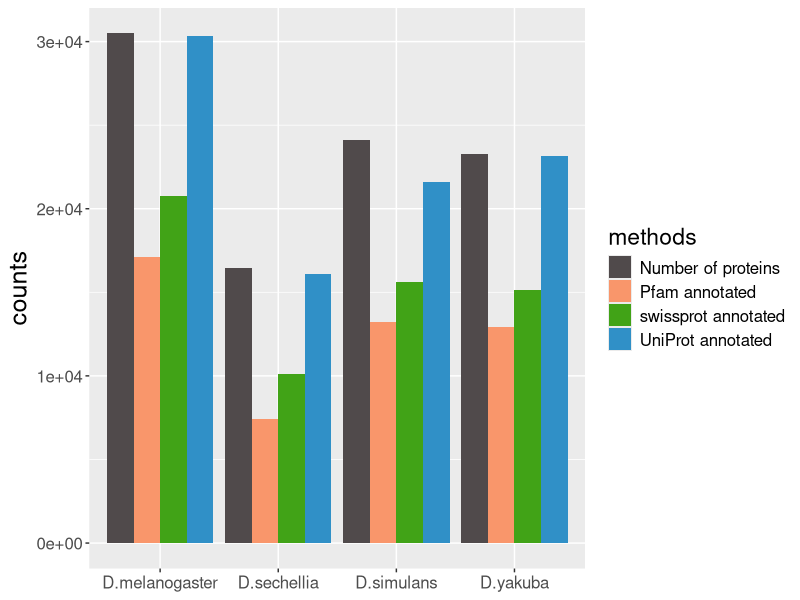
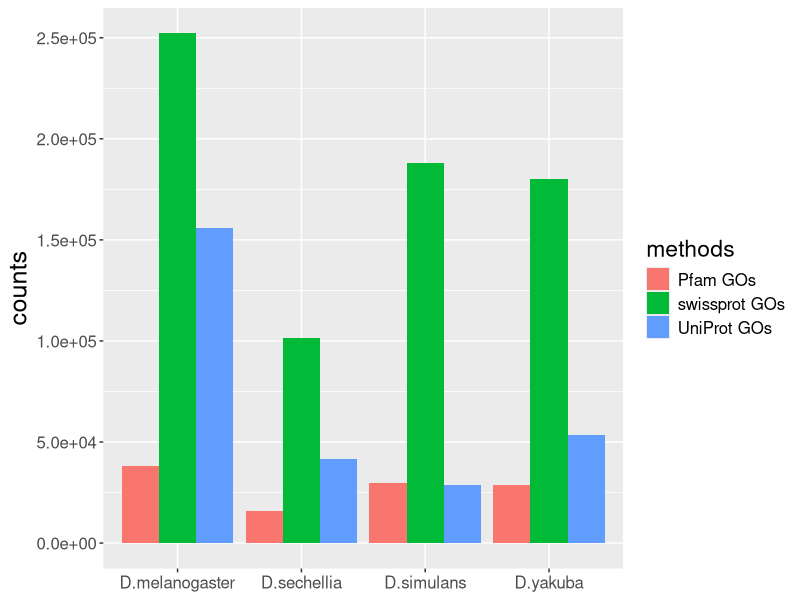
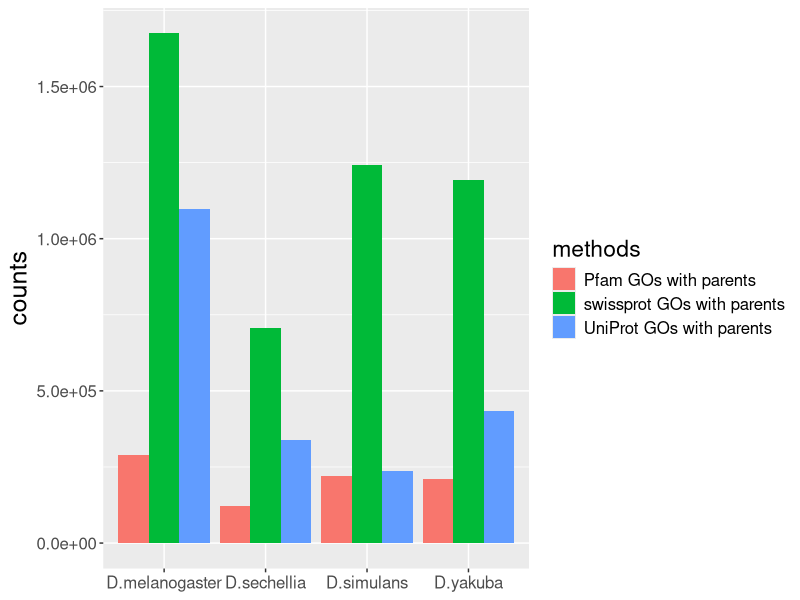
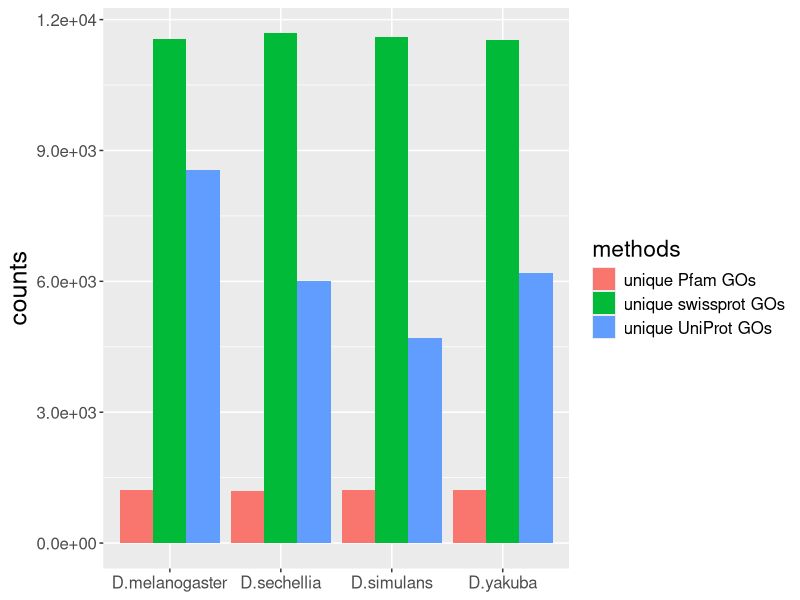
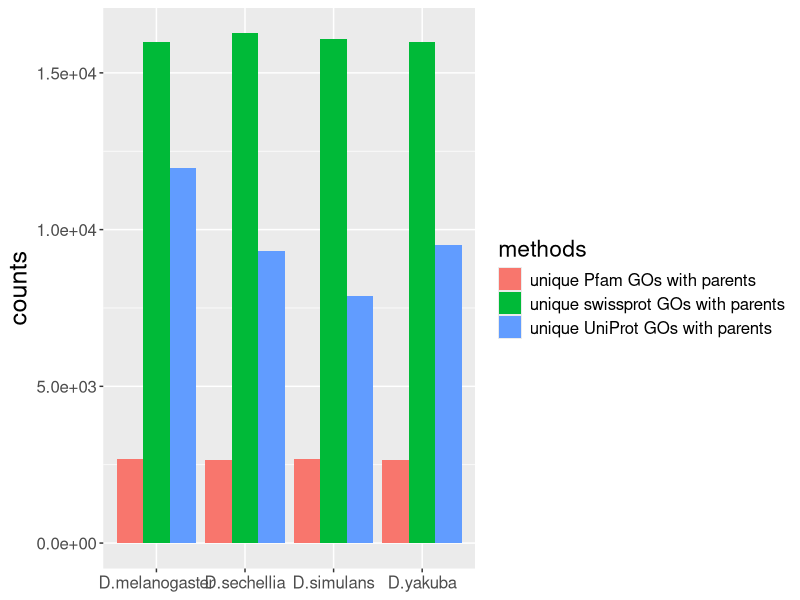

Recreate these plots in R, in order.
library(tidyverse)


methods <- c("Number of proteins", "swissprot annotated",  "Pfam annotated",  "UniProt annotated") 
species <- c(rep("D.melanogaster" , length(methods)) , rep("D.simulans" , length(methods)) , rep("D.sechellia" , length(methods)) , rep("D.yakuba" , length(methods)) )
counts <- c(30507, 20733, 17085, 30336, 24119, 15644, 13249, 21618, 16469, 10123, 7438, 16125, 23304, 15116, 12947, 23152)


data =data.frame(species,methods,counts)

ggplot(data, aes(fill=methods, y=counts, x=species)) + 
  geom_bar(position="dodge", stat="identity")+
  scale_fill_manual(values=c("#504A4B",  "#F9966B", "#41A317","#3090C7" )) + 
  scale_y_continuous(labels = function(x) format(x, scientific = TRUE)) +
  theme(legend.text = element_text(size = rel(1.1)),
        axis.title.y = element_text(size = rel(1.1)),
        axis.title.x = element_blank(),
        title = element_text(size=rel(1.5)),
        axis.text = element_text(size = rel(1.1)))



methods <- c("swissprot GOs", "Pfam GOs", "UniProt GOs")
species <- c(rep("D.melanogaster" , length(methods)) , rep("D.simulans" , length(methods)) , rep("D.sechellia" , length(methods)) , rep("D.yakuba" , length(methods)) )
counts <- c(252302, 37909, 155997, 188280, 29505, 28819, 101537, 16016, 41729, 180048, 28522, 53657)

data =data.frame(species,methods,counts)

ggplot(data, aes(fill=methods, y=counts, x=species)) + 
  geom_bar(position="dodge", stat="identity") +
  scale_y_continuous(labels = function(x) format(x, scientific = TRUE)) +
  theme(legend.text = element_text(size = rel(1.1)),
        axis.title.y = element_text(size = rel(1.1)),
        axis.title.x = element_blank(),
        title = element_text(size=rel(1.5)),
        axis.text = element_text(size = rel(1.1)))



methods <- c("swissprot GOs with parents", "Pfam GOs with parents", "UniProt GOs with parents")
species <- c(rep("D.melanogaster" , length(methods)) , rep("D.simulans" , length(methods)) , rep("D.sechellia" , length(methods)) , rep("D.yakuba" , length(methods)) )
counts <- c(1675537, 289336, 1098409, 1242065, 221015, 235419, 705049, 122431, 337318, 1192227, 211152, 433149)

data=data.frame(species,methods,counts)

ggplot(data, aes(fill=methods, y=counts, x=species)) + 
  geom_bar(position="dodge", stat="identity")+
  scale_y_continuous(labels = function(x) format(x, scientific = TRUE)) +
  theme(legend.text = element_text(size = rel(1.1)),
        axis.title.y = element_text(size = rel(1.1)),
        axis.title.x = element_blank(),
        title = element_text(size=rel(1.5)),
        axis.text = element_text(size = rel(1.1)))


methods <- c("unique swissprot GOs", "unique Pfam GOs", "unique UniProt GOs")
species <- c(rep("D.melanogaster" , length(methods)) , rep("D.simulans" , length(methods)) , rep("D.sechellia" , length(methods)) , rep("D.yakuba" , length(methods)) )
counts <- c(11548, 1217, 8559, 11595, 1213, 4700, 11690, 1192, 6003, 11541, 1205, 6191)

data2=data.frame(species,methods,counts)

ggplot(data2, aes(fill=methods, y=counts, x=species)) + 
  geom_bar(position="dodge", stat="identity") +
  scale_y_continuous(labels = function(x) format(x, scientific = TRUE)) +
  theme(legend.text = element_text(size = rel(1.1)),
        axis.title.y = element_text(size = rel(1.1)),
        axis.title.x = element_blank(),
        title = element_text(size=rel(1.5)),
        axis.text = element_text(size = rel(1.1)))




methods <- c("unique swissprot GOs with parents", "unique Pfam GOs with parents", "unique UniProt GOs with parents")
species <- c(rep("D.melanogaster" , length(methods)) , rep("D.simulans" , length(methods)) , rep("D.sechellia" , length(methods)) , rep("D.yakuba" , length(methods)) )
counts <- c(15993, 2668, 11951, 16091, 2670, 7872, 16269, 2643, 9325, 15977, 2653, 9511)

data2=data.frame(species,methods,counts)

ggplot(data2, aes(fill=methods, y=counts, x=species)) + 
  geom_bar(position="dodge", stat="identity") +
  scale_y_continuous(labels = function(x) format(x, scientific = TRUE)) +
  theme(legend.text = element_text(size = rel(1.1)),
        axis.title.y = element_text(size = rel(1.1)),
        axis.title.x = element_blank(),
        title = element_text(size=rel(1.5)),
        axis.text = element_text(size = rel(1.1)))





#"Swissprot Gos w/o parents", "Swissprot GOs w/ parents", "Swissprot unique GOs w/o parents", "Swissprot unique GOs w/ parents",
#"PFAM GOs w/o parents", "PFAM GOs w/ parents", "PFAM unique GOs w/ parents", "PFAM unique GOs w/o parents",
#"Uniprot total GOs w/ parents", "Uniprot GOs w/o parents", "unique Uniprot GOs w/o parents", "unique Uniprot w/ parents

d.mel.values <- c(30507, 20733, 252302, 1675537, 11548, 15993, 17085, 37909, 289336, 1217, 2668, 0, 155997, 0, 8559, 0)
d.sim.values <- c(24119, 15644, 188280, 1242065, 11595, 16091, 13249, 29505, 221015, 1213, 1670, 0, 28819, 0, 4700, 0)
d.sec.values <- c( 16469, 10123, 101537, 705049, 11690, 16269, 7438, 16016, 122431, 1192, 2643, 0, 41729, 0, 6003, 0)
d.yak.values <- c(23304, 15116, 180048, 1192227, 11541, 15977, 12947, 28522, 211152, 1205, 2653, 0, 53657, 0, 6191, 0)

dmel.norm <- d.mel.values/d.mel.values *100
dsim.norm <- d.sim.values/d.mel.values * 100
dsec.norm <- d.sec.values/d.mel.values * 100
dyak.norm <- d.yak.values/d.mel.values * 100

values.norm <- c(dmel.norm, dsim.norm, dsec.norm, dyak.norm)
